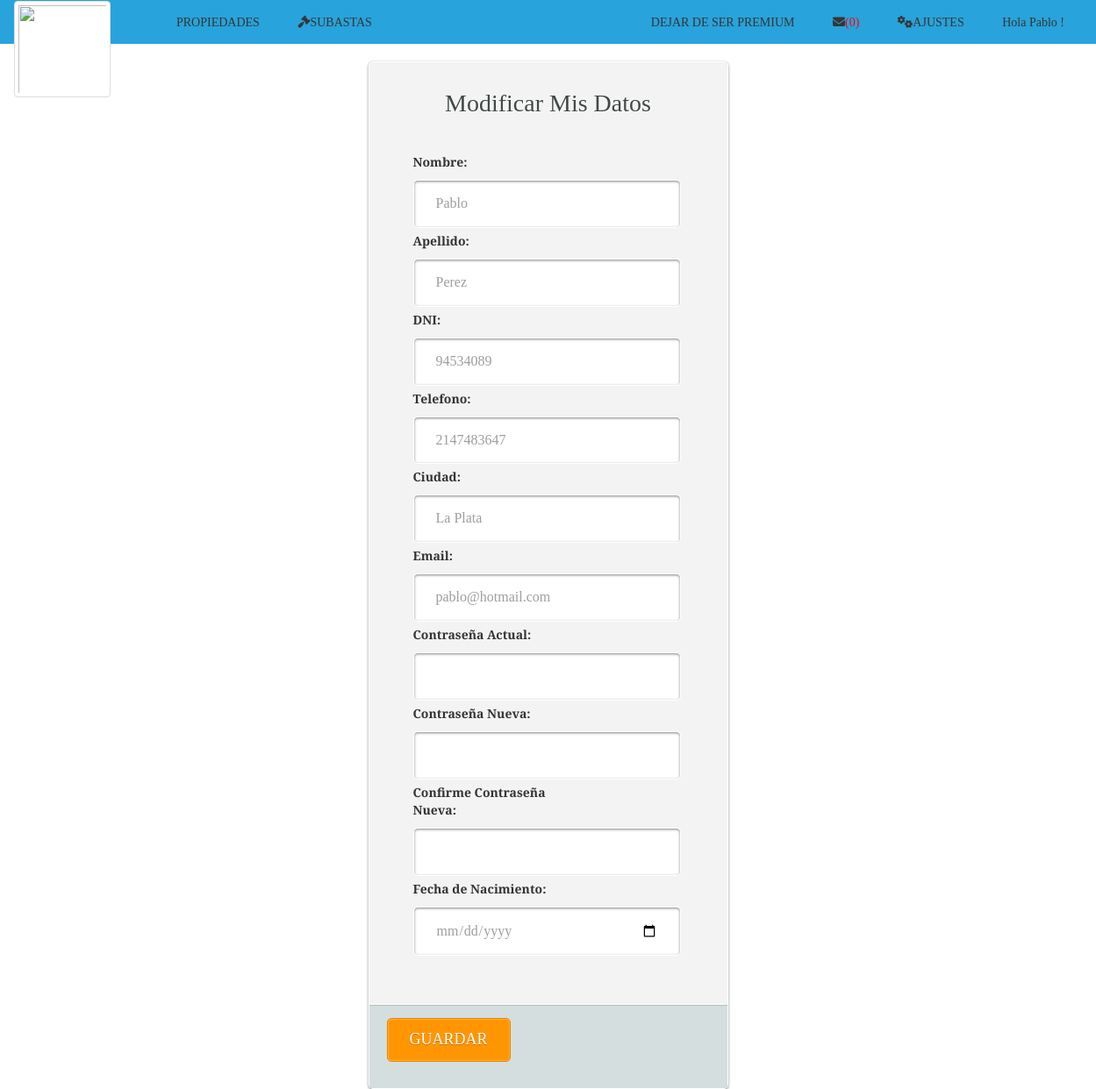
The app's page /modificarDatosUsuario.php (signed in), older data.
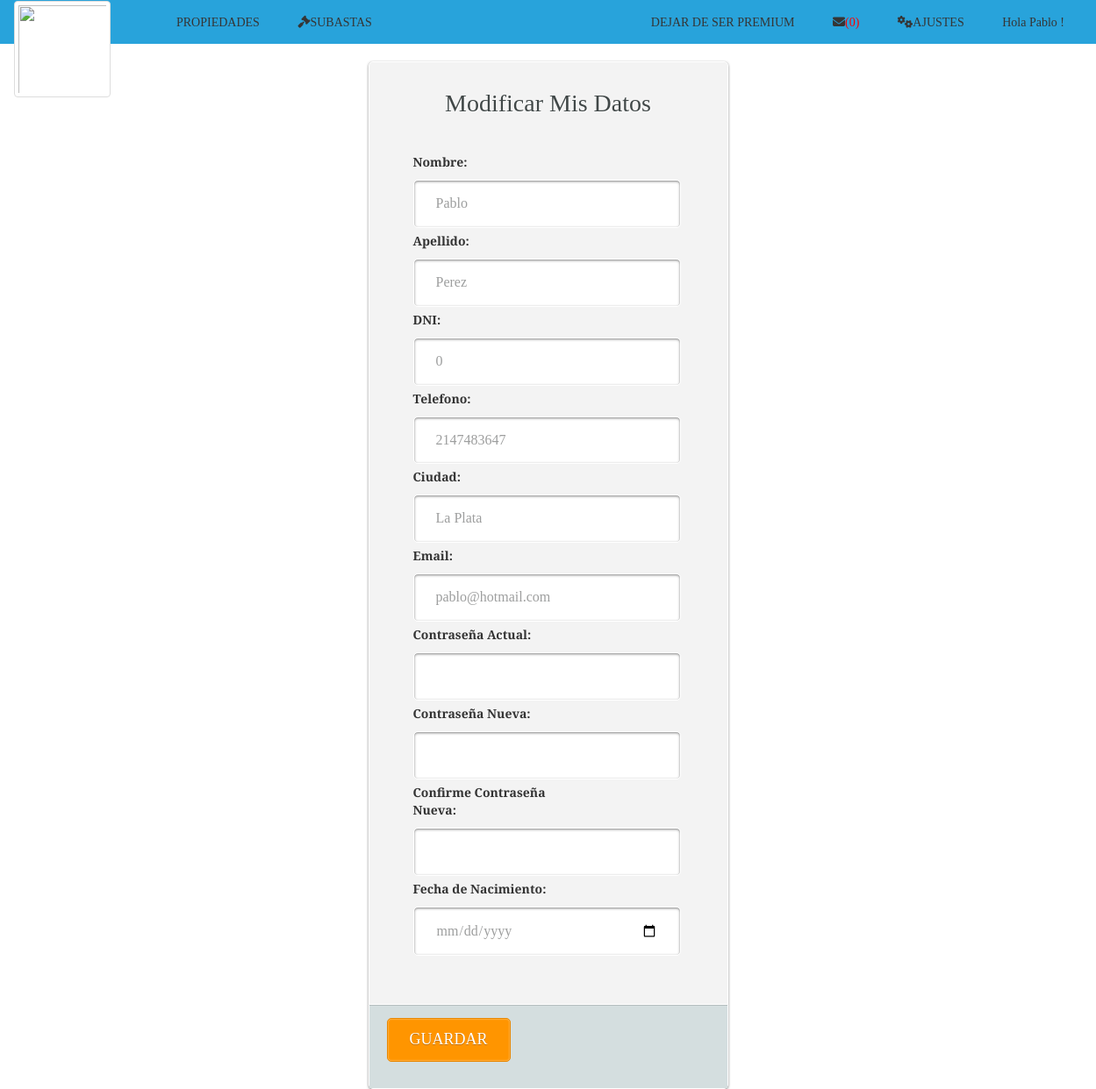
The same page, newer data.
### tables this page shows
CREATE TABLE `persona` (
  `IdPersona` int(11) NOT NULL,
  `dni` int(8) NOT NULL,
  `nombre` varchar(50) NOT NULL,
  `apellido` varchar(50) NOT NULL,
  `telefono` int(30) NOT NULL,
  `email` varchar(45) NOT NULL,
  `clave` varchar(11) NOT NULL,
  `tipoU` varchar(11) DEFAULT NULL,
  `rol` int(3) DEFAULT NULL,
  `credito` int(2) DEFAULT NULL,
  `ciudad` varchar(45) NOT NULL,
  `fechaNacimiento` datetime NOT NULL,
  `idTarjeta` int(11) NOT NULL,
  `fechaRegistro` datetime NOT NULL,
  `fechaModificacion` datetime NOT NULL
);

### modificarDatosUsuario.php (the view, shortened to what this page needs)
<html>
<head>
<?php
include("cabecera.php");
$link=conectar();
$id=($_SESSION['id']);
$var_consulta = "SELECT * FROM persona WHERE IdPersona = '$id' ";
$var_resultado = mysqli_query($link, $var_consulta);
$row = mysqli_fetch_array($var_resultado);
					$d=strtotime("-18 Years");
					$fechaMayorEdad= date("Y-m-d", $d);
?>
	</head>
	<body>
		<div id="wrapper" style="margin-top: 0px">
			<form name="formulario" action="modificarDatosUsuario2.php" method="POST" class="login-form" enctype="multipart/form-data" onsubmit="return validareg();">
				<div class="header">
					<h1> Modificar Mis Datos</h1>
				</div>
				<div class="content">
					<label for="nombre">Nombre: </br></label>
					<input type="text" name="nombre" class="input username" value='<?php echo "$row[nombre]" ?>' size="25">
                    <label for="apellido">Apellido: </br></label>
					<input type="text" name="apellido" class="input username" value='<?php echo "$row[apellido]" ?>'>
					<label for="dni">DNI: </br></label>
					<input type="text" name="dni" class="input username" value='<?php echo "$row[dni]" ?>'>
					<label for="telefono">Telefono: </br></label>
					<input type="text" name="telefono" class="input username" value='<?php echo "$row[telefono]" ?>'>
					<label for="ciudad">Ciudad: </br></label>
					<input type="text" name="ciudad" class="input username" value='<?php echo "$row[ciudad]" ?>'>
					<label for="email">Email: </br></label>
					<input type="text" name="email" class="input username" value='<?php echo "$row[email]" ?>'>
					<label for="clave0">Contraseña Actual: </br></label>
					<input type="password" name="clave0" size=20 minlength="6" maxlength="20" class="input password"  title="Debe ingresar su contraseña para guardar los cambios" id="valPass" required="required">
					<label for="clave">Contraseña Nueva: </br></label>
					<input type="password" name="clave" size=20 minlength="6" maxlength="20" class="input password" >
					<label for="clave2" >Confirme Contraseña Nueva: </br></label>
					<input type="password" name="clave2" minlength="6" size="20" maxlength="20" class="input password" >
					<label for="fechaNacimiento">Fecha de Nacimiento: </br></label>
					<input id="datepicker" type="date" name="nacimiento" class="input username" size="8" autocomplete="off" max='<?php echo $fechaMayorEdad; ?>' value='<?php echo "$row[fechaNacimiento]" ?>' title="Debes ser mayor de edad para poder registrarte" id="valNacimiento">
			</div>
				<div class="footer">
					<input type="submit" name="login" value="GUARDAR" class="button" />
				</div>
			</form>
		</div>
	</body>
</html>

Row changes from the older to the newer data that the page shows:
changed persona "Pablo": dni "94534089" → "0"
